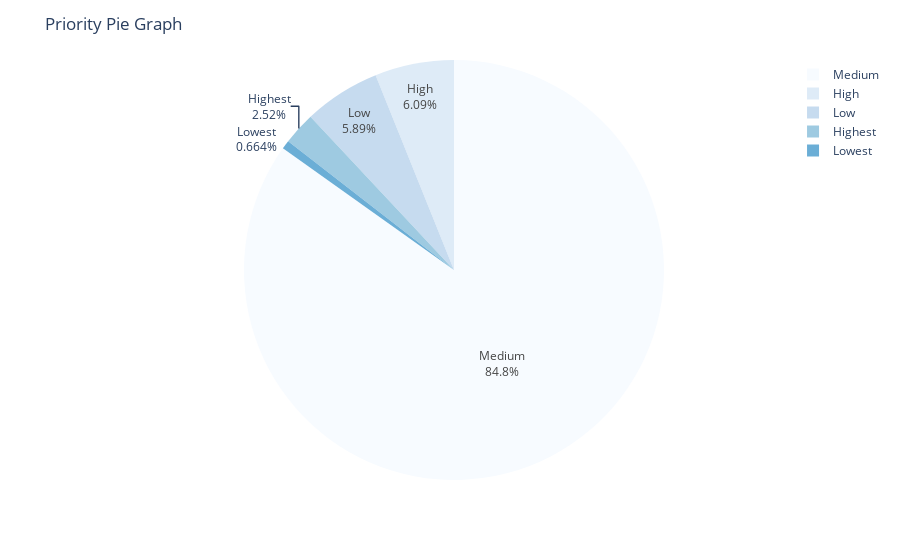

Write notebook code for a chart like this one.
### Code cell
import plotly.express as px
import seaborn as sns
import matplotlib.pyplot as plt

priority_value_counts = text_df["Priority"].value_counts()
fig = px.pie(values=priority_value_counts.values, 
             names=priority_value_counts.index,
             color_discrete_sequence=px.colors.sequential.Blues)
fig.update_traces(textfont_size=11,
                  textinfo='percent+label')
fig.update_layout(title_text="Priority Pie Graph",
                  uniformtext_minsize=12, 
                  uniformtext_mode='hide')
fig.show()

### Figure 1 — Plotly figure (JSON) as saved in the notebook; plotly's stock layout.template omitted (floating-point values rounded to 4 significant figures)
{"data": [{"domain": {"x": [0, 1], "y": [0, 1]}, "hovertemplate": "label=%{label}<br>value=%{value}<extra></extra>", "labels": ["Medium", "High", "Low", "Highest", "Lowest"], "legendgroup": "", "name": "", "showlegend": true, "textfont": {"size": 11}, "textinfo": "percent+label", "type": "pie", "values": [9713, 697, 674, 288, 76]}], "layout": {"legend": {"tracegroupgap": 0}, "margin": {"t": 60}, "piecolorway": ["rgb(247,251,255)", "rgb(222,235,247)", "rgb(198,219,239)", "rgb(158,202,225)", "rgb(107,174,214)", "rgb(66,146,198)", "rgb(33,113,181)", "rgb(8,81,156)", "rgb(8,48,107)"], "title": {"text": "Priority Pie Graph"}, "uniformtext": {"minsize": 12, "mode": "hide"}}}
